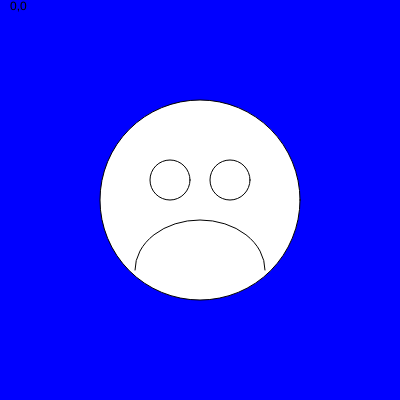
Frame 1 (no input)
Frame 60 (no input): identical to frame 1, image omitted
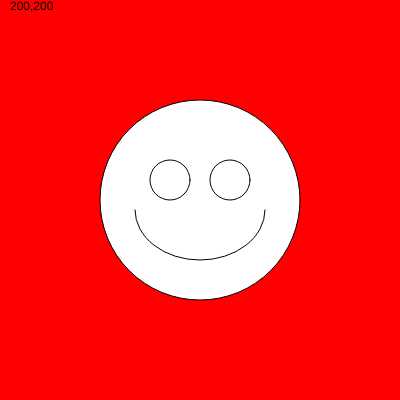
Frame 120 (the mouse pressed at the canvas centre since frame 60)

The p5.js sketch that drew these frames (run headless with seeded random() and noise() and a simulated clock; from frame 60 on, the mouse is pressed at the canvas centre):

// p5.js sketch
// ── sketch.js
// This is a canvas that is 400x400 with a face that smiles and frowns
// depending on whether or not the mouse is pressed!
// It does not work! The person who wrote this code was
// texting and driving at the same time!
// Can you fix it?


function setup() {
  createCanvas(400, 400);
}

function draw() {

  //background(100);


  // the background color
  if (mouseIsPressed) {
    background('red');
  } else {
    background('blue');
  }

  // this ellipse should be 200x200 pixels in the center of the screen
  ellipse(width / 2, height / 2, 200, 200);

  // the mouth - smile if pressed, frown otherwise
  if (mouseIsPressed) {
    arc(200, 210, 130, 100, 0, PI); // smile - (this line is correct)
  } else {
    arc(200, 270, 130, 100, PI, 0); // frown

  }

  // the eyes
  ellipse(170, 180, 40, 40);
  ellipse(230, 180, 40, 40);



  if (mouseIsPressed) {
    print("for debugging");
  }


  text(mouseX + "," + mouseY, 10, 10); // print mouse locations to canvas


}
